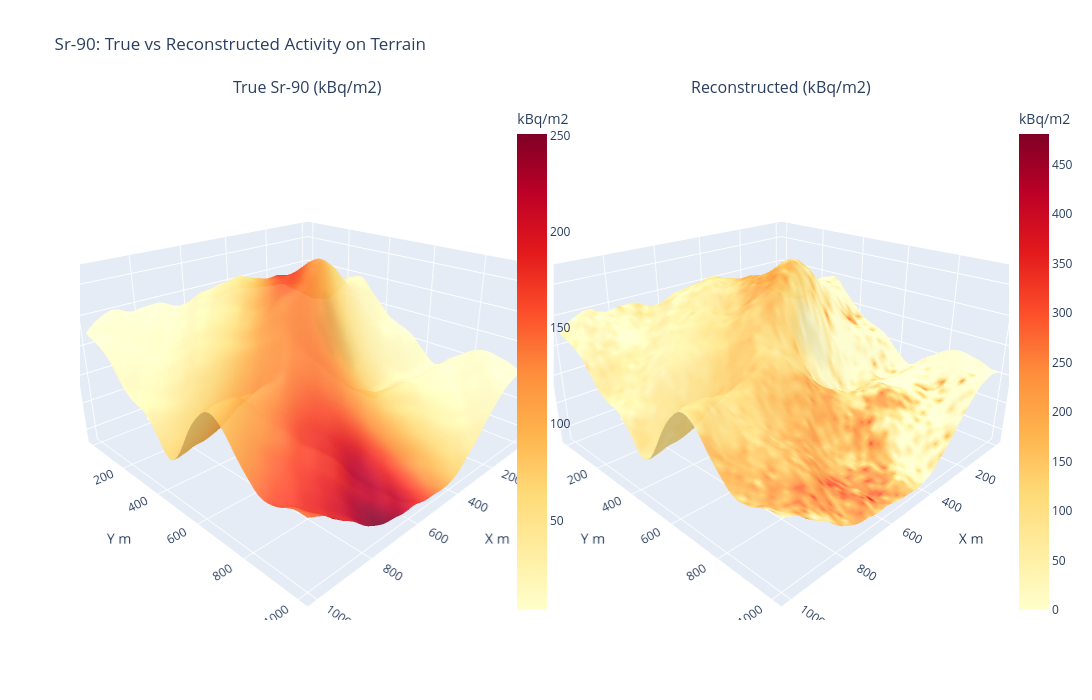

The notebook cell saved with this chart:
### Markdown cell above
## 8. 3D Reconstruction: True vs Recovered Sr-90

Side-by-side interactive 3D comparison.

### Code cell
fig_comp = make_subplots(
    rows=1, cols=2,
    specs=[[{"type": "surface"}, {"type": "surface"}]],
    horizontal_spacing=0.02,
    subplot_titles=("True Sr-90 (kBq/m2)", "Reconstructed (kBq/m2)"),
)

fig_comp.add_trace(go.Surface(
    x=x, y=y, z=DEM.T,
    surfacecolor=SAD_true.T/1e3,
    colorscale="YlOrRd",
    colorbar=dict(title="kBq/m2", x=0.46),
    showscale=True,
    opacity=0.9,
), row=1, col=1)

fig_comp.add_trace(go.Surface(
    x=x, y=y, z=DEM.T,
    surfacecolor=SAD_recon.T/1e3,
    colorscale="YlOrRd",
    colorbar=dict(title="kBq/m2", x=1.0),
    showscale=True,
    opacity=0.9,
), row=1, col=2)

fig_comp.update_layout(
    title="Sr-90: True vs Reconstructed Activity on Terrain",
    width=1400, height=700,
    scene=dict(xaxis_title="X m", yaxis_title="Y m", zaxis_title="Elev m",
        camera=dict(eye=dict(x=1.5, y=1.5, z=0.9)), bgcolor="white"),
    scene2=dict(xaxis_title="X m", yaxis_title="Y m", zaxis_title="Elev m",
        camera=dict(eye=dict(x=1.5, y=1.5, z=0.9)), bgcolor="white"),
)
fig_comp.show()

### Figure 1 — Plotly figure (JSON) as saved in the notebook; plotly's stock layout.template omitted (floating-point values rounded to 4 significant figures; data arrays with more than 128 entries replaced by an {"elided": "..."} marker saying what was removed)
{"data": [{"colorbar": {"title": {"text": "kBq/m2"}, "x": 0.46}, "colorscale": [[0, "rgb(255,255,204)"], [0.125, "rgb(255,237,160)"], [0.25, "rgb(254,217,118)"], [0.375, "rgb(254,178,76)"], [0.5, "rgb(253,141,60)"], [0.625, "rgb(252,78,42)"], [0.75, "rgb(227,26,28)"], [0.875, "rgb(189,0,38)"], [1, "rgb(128,0,38)"]], "opacity": 0.9, "scene": "scene", "showscale": true, "surfacecolor": {"elided": "60x60 float values"}, "type": "surface", "x": [0.0, 16.95, 33.9, 50.85, 67.8, 84.75, 101.7, 118.6, 135.6, 152.5, 169.5, 186.4, 203.4, 220.3, 237.3, 254.2, 271.2, 288.1, 305.1, 322.0, 339.0, 355.9, 372.9, 389.8, 406.8, 423.7, 440.7, 457.6, 474.6, 491.5, 508.5, 525.4, 542.4, 559.3, 576.3, 593.2, 610.2, 627.1, 644.1, 661.0, 678.0, 694.9, 711.9, 728.8, 745.8, 762.7, 779.7, 796.6, 813.6, 830.5, 847.5, 864.4, 881.4, 898.3, 915.3, 932.2, 949.2, 966.1, 983.1, 1000.0], "y": [0.0, 16.95, 33.9, 50.85, 67.8, 84.75, 101.7, 118.6, 135.6, 152.5, 169.5, 186.4, 203.4, 220.3, 237.3, 254.2, 271.2, 288.1, 305.1, 322.0, 339.0, 355.9, 372.9, 389.8, 406.8, 423.7, 440.7, 457.6, 474.6, 491.5, 508.5, 525.4, 542.4, 559.3, 576.3, 593.2, 610.2, 627.1, 644.1, 661.0, 678.0, 694.9, 711.9, 728.8, 745.8, 762.7, 779.7, 796.6, 813.6, 830.5, 847.5, 864.4, 881.4, 898.3, 915.3, 932.2, 949.2, 966.1, 983.1, 1000.0], "z": {"elided": "60x60 float values"}}, {"colorbar": {"title": {"text": "kBq/m2"}, "x": 1}, "colorscale": [[0, "rgb(255,255,204)"], [0.125, "rgb(255,237,160)"], [0.25, "rgb(254,217,118)"], [0.375, "rgb(254,178,76)"], [0.5, "rgb(253,141,60)"], [0.625, "rgb(252,78,42)"], [0.75, "rgb(227,26,28)"], [0.875, "rgb(189,0,38)"], [1, "rgb(128,0,38)"]], "opacity": 0.9, "scene": "scene2", "showscale": true, "surfacecolor": {"elided": "60x60 float values"}, "type": "surface", "x": [0.0, 16.95, 33.9, 50.85, 67.8, 84.75, 101.7, 118.6, 135.6, 152.5, 169.5, 186.4, 203.4, 220.3, 237.3, 254.2, 271.2, 288.1, 305.1, 322.0, 339.0, 355.9, 372.9, 389.8, 406.8, 423.7, 440.7, 457.6, 474.6, 491.5, 508.5, 525.4, 542.4, 559.3, 576.3, 593.2, 610.2, 627.1, 644.1, 661.0, 678.0, 694.9, 711.9, 728.8, 745.8, 762.7, 779.7, 796.6, 813.6, 830.5, 847.5, 864.4, 881.4, 898.3, 915.3, 932.2, 949.2, 966.1, 983.1, 1000.0], "y": [0.0, 16.95, 33.9, 50.85, 67.8, 84.75, 101.7, 118.6, 135.6, 152.5, 169.5, 186.4, 203.4, 220.3, 237.3, 254.2, 271.2, 288.1, 305.1, 322.0, 339.0, 355.9, 372.9, 389.8, 406.8, 423.7, 440.7, 457.6, 474.6, 491.5, 508.5, 525.4, 542.4, 559.3, 576.3, 593.2, 610.2, 627.1, 644.1, 661.0, 678.0, 694.9, 711.9, 728.8, 745.8, 762.7, 779.7, 796.6, 813.6, 830.5, 847.5, 864.4, 881.4, 898.3, 915.3, 932.2, 949.2, 966.1, 983.1, 1000.0], "z": {"elided": "60x60 float values"}}], "layout": {"annotations": [{"font": {"size": 16}, "showarrow": false, "text": "True Sr-90 (kBq/m2)", "x": 0.245, "xanchor": "center", "xref": "paper", "y": 1, "yanchor": "bottom", "yref": "paper"}, {"font": {"size": 16}, "showarrow": false, "text": "Reconstructed (kBq/m2)", "x": 0.755, "xanchor": "center", "xref": "paper", "y": 1, "yanchor": "bottom", "yref": "paper"}], "height": 700, "scene": {"bgcolor": "white", "camera": {"eye": {"x": 1.5, "y": 1.5, "z": 0.9}}, "domain": {"x": [0, 0.49], "y": [0, 1]}, "xaxis": {"title": {"text": "X m"}}, "yaxis": {"title": {"text": "Y m"}}, "zaxis": {"title": {"text": "Elev m"}}}, "scene2": {"bgcolor": "white", "camera": {"eye": {"x": 1.5, "y": 1.5, "z": 0.9}}, "domain": {"x": [0.51, 1], "y": [0, 1]}, "xaxis": {"title": {"text": "X m"}}, "yaxis": {"title": {"text": "Y m"}}, "zaxis": {"title": {"text": "Elev m"}}}, "title": {"text": "Sr-90: True vs Reconstructed Activity on Terrain"}, "width": 1400}}
